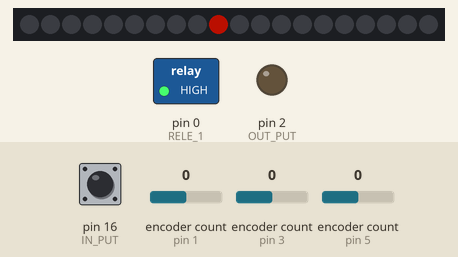
The sketch below on a simulated Arduino Uno, built with avr-gcc and run on an emulated ATmega328P. Shown: 20 RGB LEDs in strip order, left to right, switched loads named in the sketch (green lamp = pin HIGH), output pins drawn as LEDs (lit = HIGH). The inputs (shaded band) are chosen by the test bench; at power-on: encoder count (sensors on pin 5, pin 1, pin 3) 0, pin 16 (IN_PUT) HIGH. Dim RGB values are drawn brighter than linear.

Above: at 1.2 s.
1.3 s: encoder count (sensor on pin 5) set to 1
4.1 s: encoder count (sensor on pin 1) set to 4
At 6.43 s:
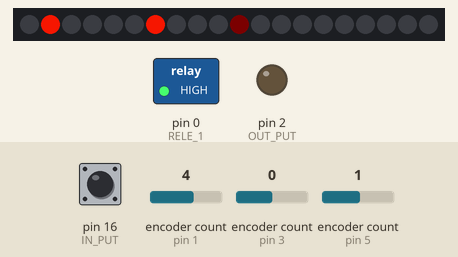
7.1 s: encoder count (sensor on pin 3) set to 4
At 8.5 s:
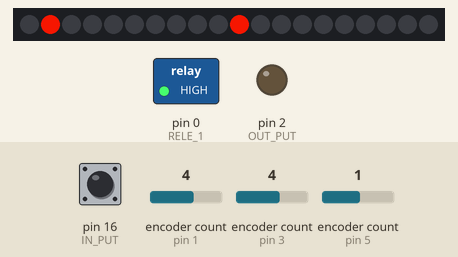
9.6 s: encoder count (sensor on pin 1) set to 8
At 11.0 s:
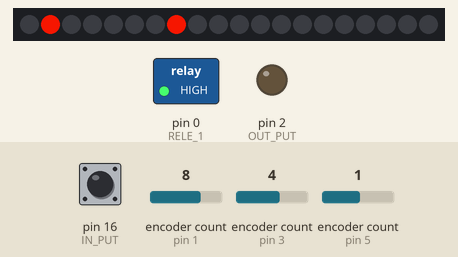
12.1 s: encoder count (sensor on pin 3) set to 8
At 13.4 s:
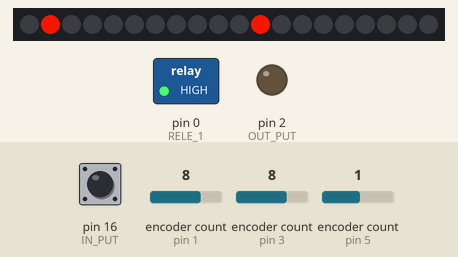
14.5 s: encoder count (sensor on pin 5) set to 5
At 15.8 s:
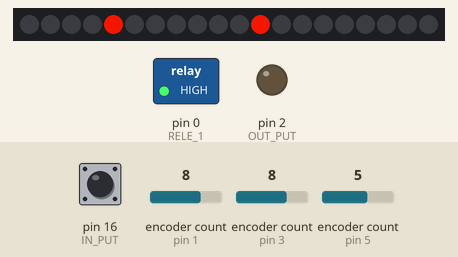
Timing chart, 0 to 17.5 s (numbered marks = the images above; inputs shaded):
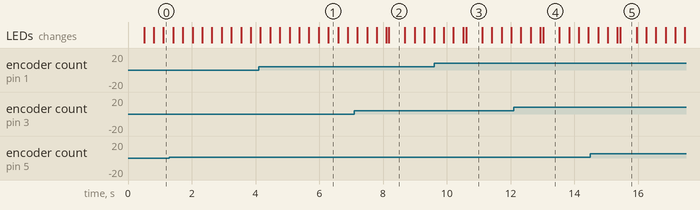

The sketch:

alpha_tabl_1.ino
```cpp
#include <Adafruit_NeoPixel.h>
#include <Encoder.h>
#define LED_COUNT 20
#define LED_PIN 15
#define RELE_1 0
//#define RELE_2 12
#define IN_PUT 16
#define OUT_PUT 2

Encoder Enc1(5, 4); //CLK DT
Encoder Enc2(3, 14);
Encoder Enc3(1, 13);
Adafruit_NeoPixel strip = Adafruit_NeoPixel(LED_COUNT, LED_PIN, NEO_GRB + NEO_KHZ800);

void setup() {
  strip.begin();
  strip.clear();
  strip.show();
  pinMode(OUT_PUT, OUTPUT); //выход на цк
  pinMode(IN_PUT, INPUT); //вход с цк
  pinMode(RELE_1, OUTPUT); //реле 1
  //digitalWrite(OUT_PUT, LOW);
  //pinMode(RELE_2, OUTPUT); //реле 2
  //digitalWrite(RELE_2, LOW);
  digitalWrite(RELE_1, LOW);
  while (digitalRead(IN_PUT) == LOW){yield();}
  digitalWrite(RELE_1, HIGH);
  Enc1.write(20);
  Enc2.write(40);
  Enc3.write(20);
}

long oldPosition_1  = -999;
long oldPosition_2  = -999;
long oldPosition_3  = -999;
int led_pos_1 = 0;
int led_pos_2 = 0;
int led_pos_3 = 0;
int old_led_pos_1 = 0;
int old_led_pos_2 = 0;
int old_led_pos_3 = 0;
unsigned long first_pos = 0;
unsigned long second_pos = 0;
unsigned long third_pos = 0;
unsigned long final_pos = 0;
bool k_1 = 0;
bool k_2 = 0;
bool k_3 = 0;
bool k_final = 0;
double r = 0;
double g = 0;

void pos_deter (long *newPosition, long *oldPosition, int *led_pos, unsigned long *time_pos){
    if ((*newPosition > - 10 && *newPosition < 10) || (*newPosition < -70) || (*newPosition > 70)) *led_pos = 0;
    if ((*newPosition > 10 && *newPosition < 30) || (*newPosition < -50 && *newPosition > -70)) *led_pos = 1;
    if ((*newPosition > 30 && *newPosition < 50) || (*newPosition < -30 && *newPosition > -50)) *led_pos = 2;
    if ((*newPosition > 50 && *newPosition < 70) || (*newPosition < -10 && *newPosition > -30)) *led_pos = 3;
    *oldPosition = *newPosition;
    *time_pos = millis();
}

void strip_on(int a){
  r = 0;
  g = 0;
  for (int i = 0; i < 120; i++){
           r = r + 1.875;
           g = g + 0.175;
           strip.setPixelColor(a, strip.Color(r, g, 0)); //зажигаем светодиод
           strip.show();
           delay(15);
        }
}

void loop() {

  long newPosition_1 = Enc1.read();
  long newPosition_2 = Enc2.read();
  long newPosition_3 = Enc3.read();
  if (newPosition_1 != oldPosition_1) {
    if (newPosition_1 > 79) {
      newPosition_1 = 0;
      Enc1.write(0);
    }
    if (newPosition_1 < -79) {
      newPosition_1 = 0;
      Enc1.write(0);
    }
    pos_deter(&newPosition_1, &oldPosition_1, &led_pos_1, &first_pos);
  }

  if (newPosition_2 != oldPosition_2) {
    if (newPosition_2 > 79) {
      newPosition_2 = 0;
      Enc2.write(0);
    }
    if (newPosition_2 < -79) {
      newPosition_2 = 0;
      Enc2.write(0);
    }
    pos_deter(&newPosition_2, &oldPosition_2, &led_pos_2, &second_pos);
  }

  if (newPosition_3 != oldPosition_3) {
    if (newPosition_3 > 79) {
      newPosition_3 = 0;
      Enc3.write(0);
    }
    if (newPosition_3 < -79) {
      newPosition_3 = 0;
      Enc3.write(0);
    }
    pos_deter(&newPosition_3, &oldPosition_3, &led_pos_3, &third_pos);
  }

  if (millis() - first_pos > 500 && k_1 == 0){ //если энкодер в нужном положении
        strip_on(led_pos_1); //зажигаем светодиод 0
        k_1 = 1; //и не впадаем в цикл
        old_led_pos_1 = led_pos_1;
  }
  if (led_pos_1 != old_led_pos_1) { //если энкодер не в нужном положении, тушим светодиод
    k_1 = 0;
    strip.setPixelColor(old_led_pos_1, strip.Color(0, 0, 0)); //тушим светодиод 0
    strip.show();
  }

  if (millis() - second_pos > 500 && k_2 == 0){ //если энкодер в нужном положении
        strip_on(led_pos_2 + 4); //зажигаем светодиод
        k_2 = 1; //и не впадаем в цикл
        old_led_pos_2 = led_pos_2;
  }
  if (led_pos_2 != old_led_pos_2) { //если энкодер не в нужном положении, тушим светодиод
    k_2 = 0;
    strip.setPixelColor((old_led_pos_2 + 4), strip.Color(0, 0, 0)); //тушим светодиод
    strip.show();
  }

  if (millis() - third_pos > 500 && k_3 == 0){ //если энкодер в нужном положении
        strip_on(led_pos_3 + 8); //зажигаем светодиод
        k_3 = 1; //и не впадаем в цикл
        old_led_pos_3 = led_pos_3;
  }
  if (led_pos_3 != old_led_pos_3) { //если энкодер не в нужном положении, тушим светодиод
    k_3 = 0;
    strip.setPixelColor((old_led_pos_3 + 8), strip.Color(0, 0, 0)); //тушим светодиод
    strip.show();
  }
  if (led_pos_1 == 3 && led_pos_2 == 1 && led_pos_3 == 2 && k_final == 0){ // если все энкодеры стоят в нужном положении
      final_pos = millis(); //засекаем время
      k_final = 1;     //ставим флаг
  }
  if (led_pos_1 != 3 || led_pos_2 != 1 || led_pos_3 != 2) k_final = 0; //если нет, то флаг снимаем
  if (k_final == 1 && millis() - final_pos > 1500){ //если усё норм, то
      strip.clear();
      int i;
      for (i = 0; i < 120; i++){
           if (r - 1 > 0) r = r - 1; else r = 0;
           if (g + 1 < 255) g = g + 1; else g = 255;
           strip.setPixelColor(3, strip.Color(r, g, 0)); //рисуем светодиоды зеленые
           strip.setPixelColor(5, strip.Color(r, g, 0));
           strip.setPixelColor(10, strip.Color(r, g, 0));
           strip.show();
           if (i < 20) delay(30); else delay(10);
        }
      digitalWrite(OUT_PUT, HIGH);
      //digitalWrite(RELE_2, HIGH);
      delay(2000);
      digitalWrite(OUT_PUT, LOW);
      while(true){yield();};
  }
}
```
